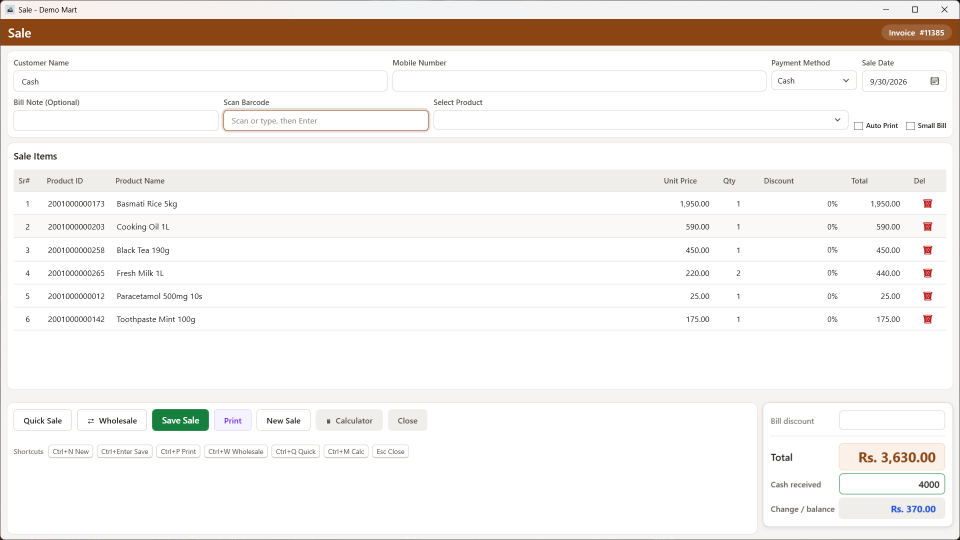
#> input picture store-assets/screenshots/01-billing.png, 1920 x 1080 px (shown at 1/2 size)
$ python frame.py
#> lines starting #> are read from the running program, lines starting #| are printed output that depends on the picture; after the words box and inside, x2 and y2 are one past the last pixel; in counts of white or black regions, pixels touching at a corner belong together
"""Builds screenshots/framed/*.png: each raw capture on a brand background with a short caption.

The raw 1920x1080 capture is pasted pixel-for-pixel (no scaling, no retouching) onto a
2560x1440 canvas, so the app UI inside the frame is exactly what was captured.

    python store-assets/src/frame.py
"""
import pathlib

from PIL import Image, ImageDraw, ImageFilter, ImageFont

ROOT = pathlib.Path(__file__).resolve().parent.parent
SHOTS = ROOT / "screenshots"
OUT = SHOTS / "framed"
W, H = 2560, 1440
SHOT_W, SHOT_H = 1920, 1080
TOP = 250                      # caption band; screenshot sits below it
FONT = r"C:\Windows\Fonts\seguisb.ttf"

# <= 6 words each, and every claim is backed by the screen underneath it.
CAPTIONS = {
    "01-billing.png":      "Scan, bill and print in seconds",
    "02-receipt.png":      "Your shop's name on every receipt",
    "03-inventory.png":    "Know what to reorder, instantly",
    "04-sales-report.png": "Sales and profit at a glance",
    "05-customers.png":    "Customer credit (khata) made simple",
    "06-users.png":        "Staff logins with role permissions",
    "07-backup.png":       "One-click backup and restore",
}


def background() -> Image.Image:
    top, bottom = (0x23, 0x31, 0x4D), (0x14, 0x1D, 0x2E)
    bg = Image.new("RGB", (W, H))
    px = ImageDraw.Draw(bg)
    for y in range(H):
        t = y / (H - 1)
        px.line([(0, y), (W, y)], fill=tuple(round(a + (b - a) * t) for a, b in zip(top, bottom)))
    return bg


def main() -> None:
    OUT.mkdir(parents=True, exist_ok=True)
    font = ImageFont.truetype(FONT, 96)
    x0 = (W - SHOT_W) // 2
    for name, caption in CAPTIONS.items():
        raw = Image.open(SHOTS / name).convert("RGB")
        assert raw.size == (SHOT_W, SHOT_H), f"{name} is {raw.size}, expected 1920x1080"

        canvas = background()
#> in background, `bg = Image.new("RGB", (W, H))`: bg: PIL image 2560x1440 RGB; every value is 0
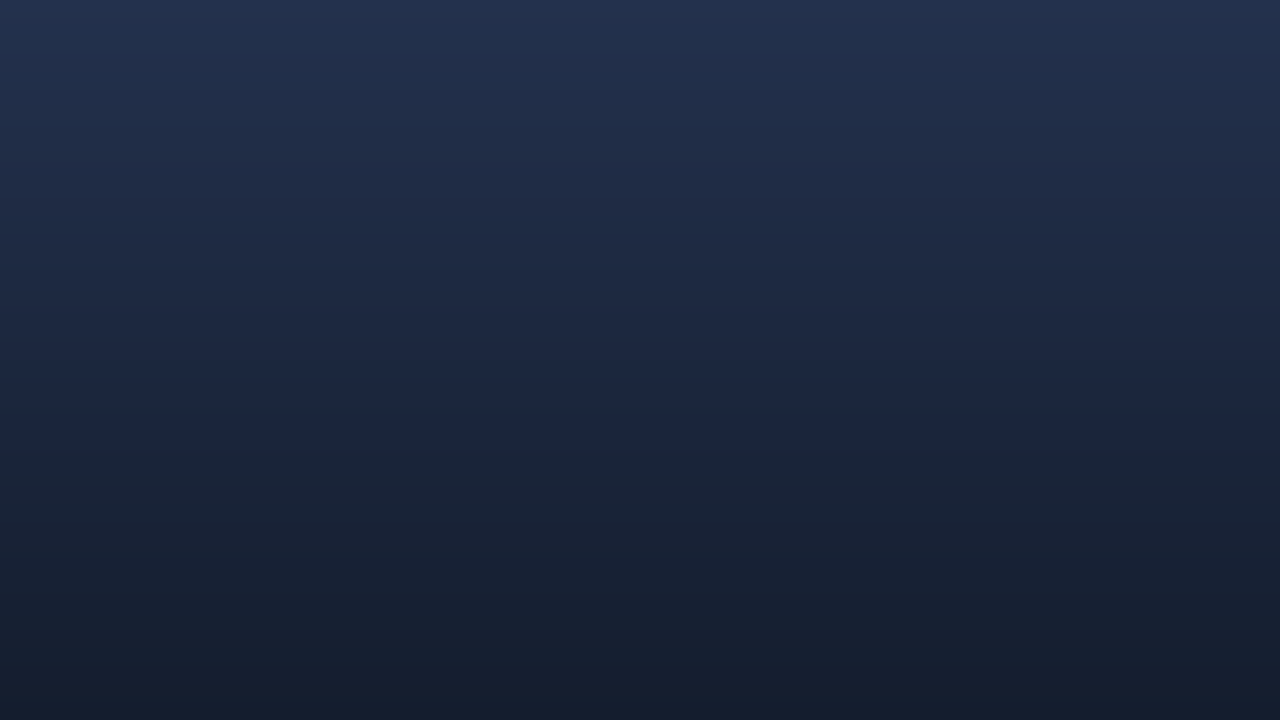
#> canvas: PIL image 2560x1440 RGB (shown at 1/2 size); mean R, G, B 27.5, 39, 61.5
        # soft shadow behind the capture
        shadow = Image.new("L", (W, H), 0)
#> shadow: PIL image 2560x1440 L; every value is 0
        ImageDraw.Draw(shadow).rectangle([x0, TOP + 24, x0 + SHOT_W, TOP + SHOT_H + 24], fill=150)
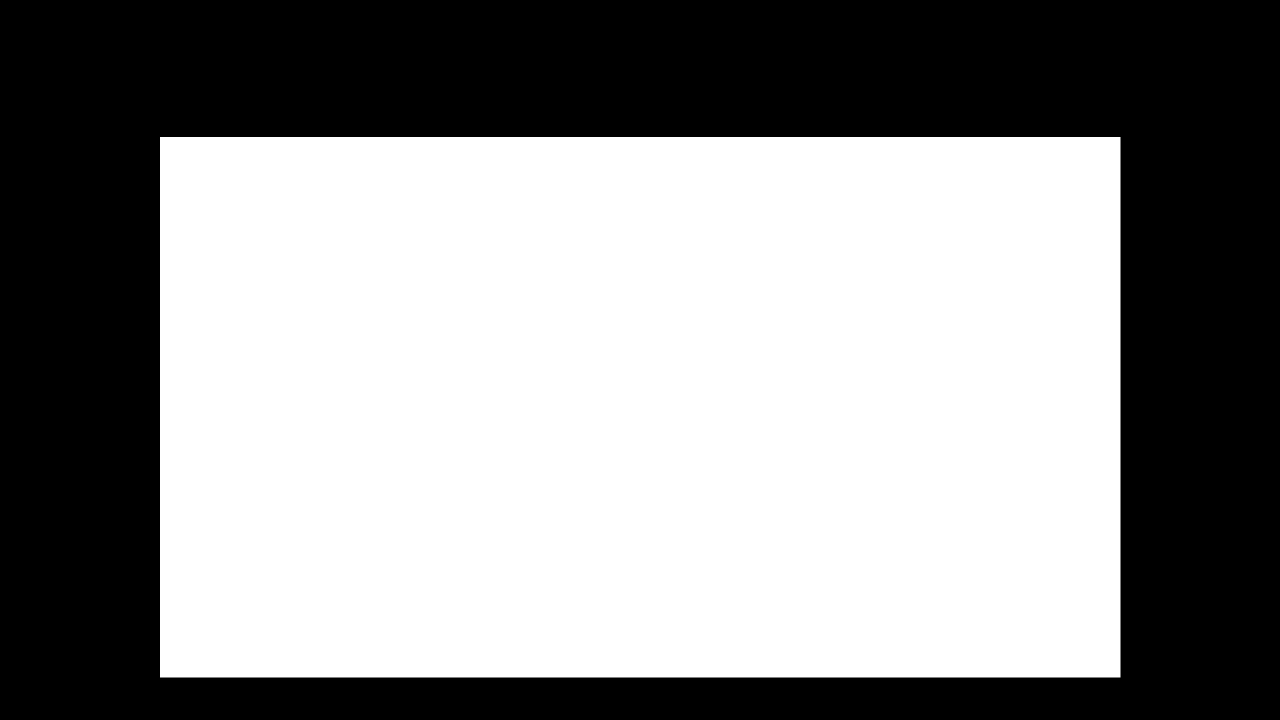
#> shadow: PIL image 2560x1440 L (shown at 1/2 size); values 0 (black) and 150 (white), 56.3% white; 1 black region, box (x1, y1, x2, y2) and area: (0, 0, 2560, 1440) 1609799
        canvas.paste((5, 8, 15), (0, 0), shadow.filter(ImageFilter.GaussianBlur(28)))
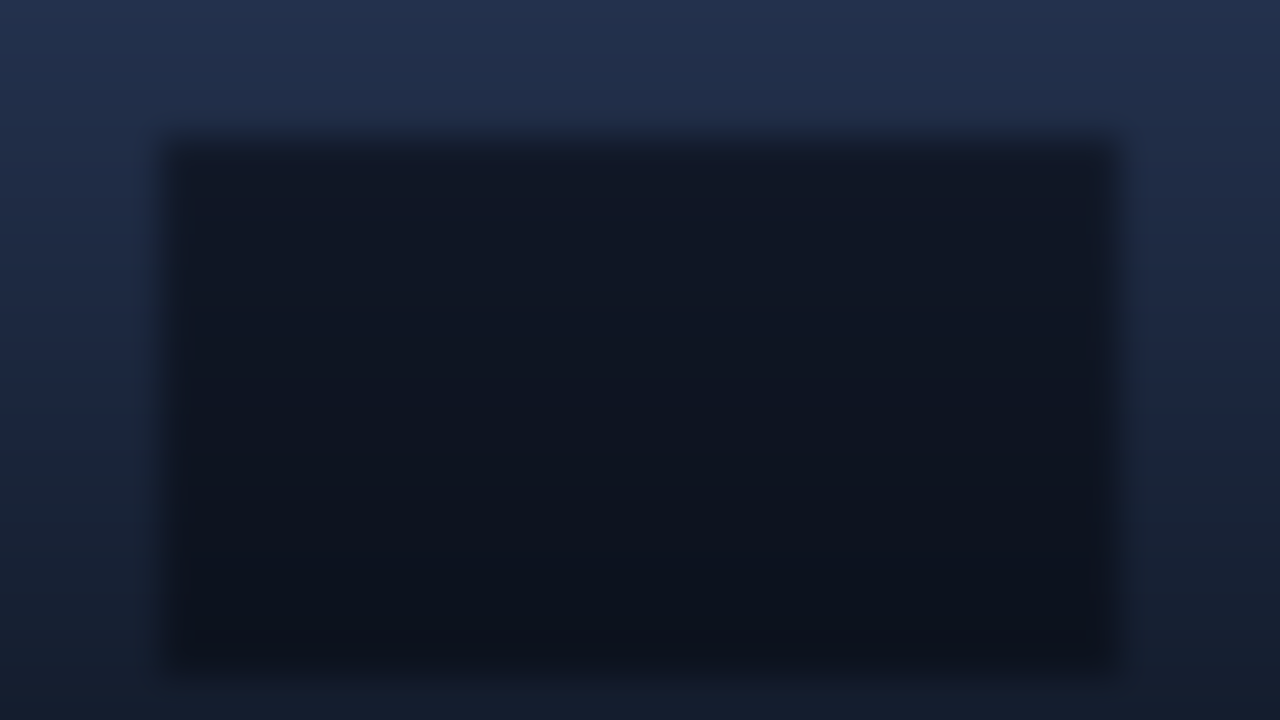
#> canvas: PIL image 2560x1440 RGB (shown at 1/2 size); mean R, G, B 20.3, 29.2, 46.8
        canvas.paste(raw, (x0, TOP))                       # 1:1, unaltered
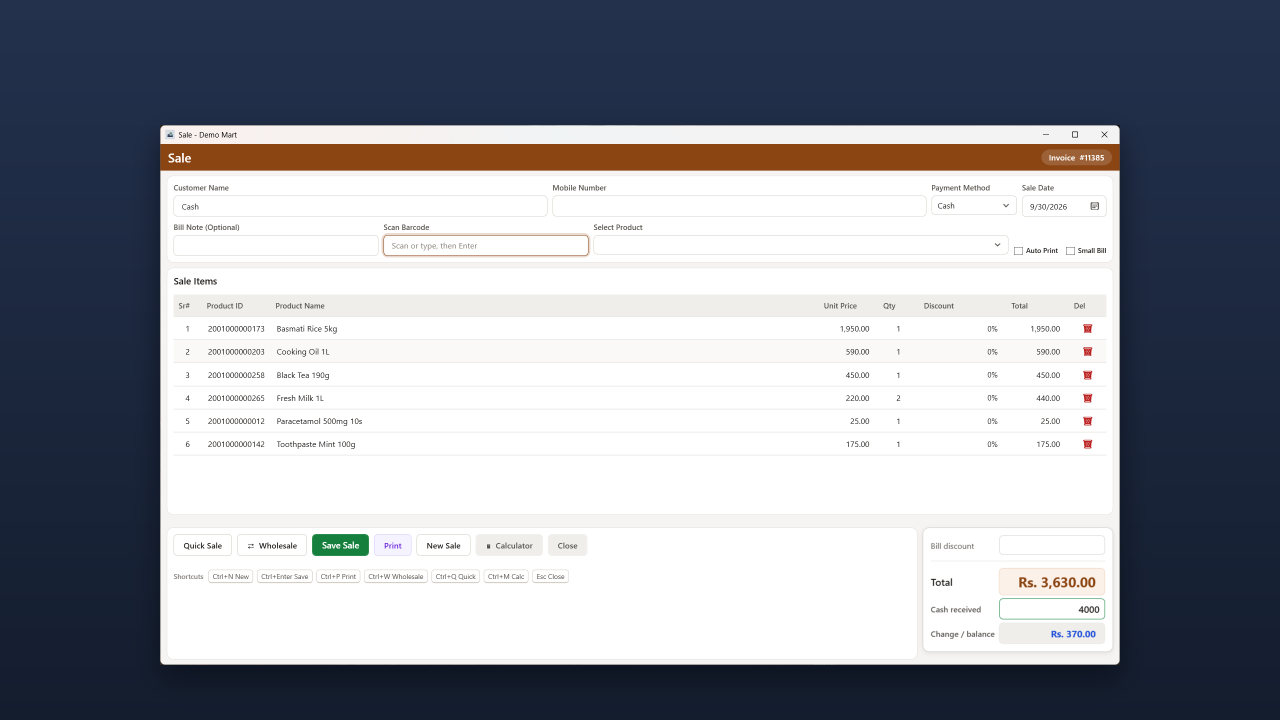
#> canvas: PIL image 2560x1440 RGB (shown at 1/2 size); mean R, G, B 149.3, 152.2, 160.4

        d = ImageDraw.Draw(canvas)
        tw = d.textlength(caption, font=font)
#> tw = 1443.5
        d.text(((W - tw) / 2, 64), caption, font=font, fill="white")
        d.rounded_rectangle([(W - 160) / 2, 196, (W + 160) / 2, 204], radius=4, fill=(0x4D, 0xBB, 0x72))

        # Prove the capture is untouched inside the frame.
#> (the run stopped early here; a loop or call above may not have finished)
